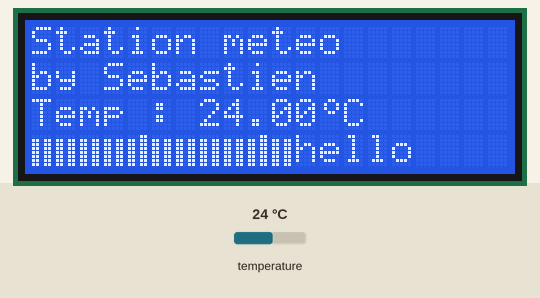
Simulated run of this sketch. Board: Arduino Uno, built with avr-gcc and run on an emulated ATmega328P. Parts: 20×4 character LCD. The inputs (shaded band) are chosen by the test bench; at power-on: temperature 24 °C. What the sketch prints to the serial monitor is not drawn.

Above: at 1.2 s.
1.3 s: temperature set to 12 °C
At 3.1 s:
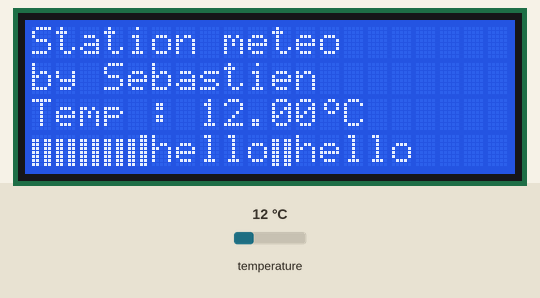
3.9 s: temperature set to 19 °C
At 6.0 s:
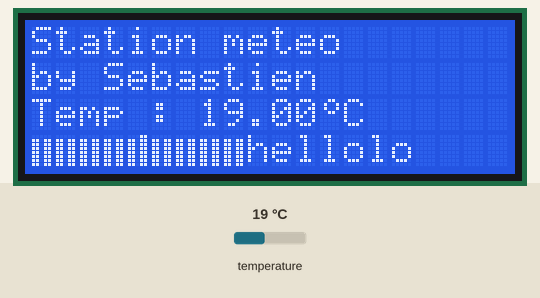
6.5 s: temperature set to 28 °C
At 8.4 s:
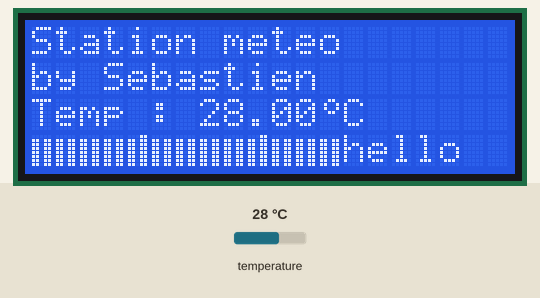
9.1 s: temperature set to 33 °C
At 11.4 s:
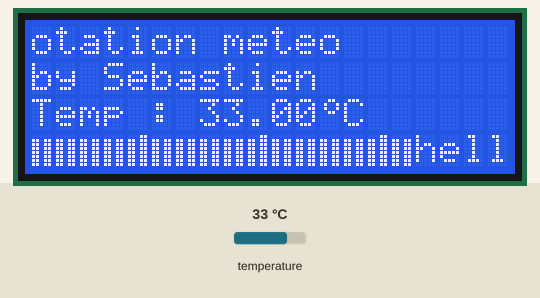
11.7 s: temperature set to 41 °C
At 13.4 s:
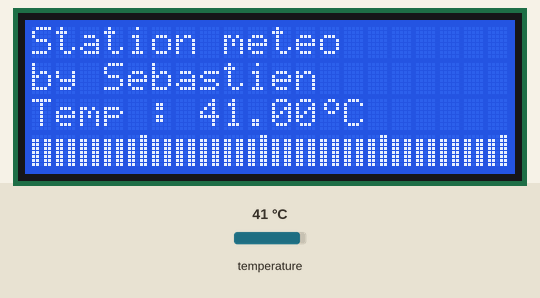
14.3 s: temperature set to 0 °C
At 16.1 s:
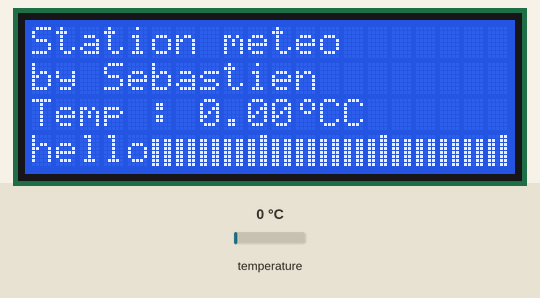
Timing chart, 0 to 17.6 s (numbered marks = the images above; inputs shaded):
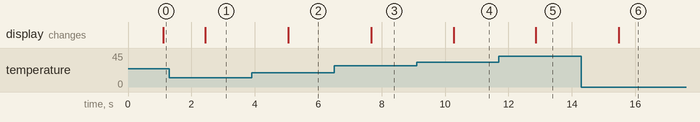

The sketch:

station_meteo_LCD_v2.ino
```cpp
char foo;
/*------------------------------------------------------------------
-------------------------------------------------------------------*/

#ifndef Arduino_h
	#include <Arduino.h>
#endif


#include <SoftwareSerial.h>
#include <LiquidCrystal.h>
#include <OneWire.h>
#include <math.h>

// initialize the library with the numbers of the interface pins
LiquidCrystal lcd(12, 11, 5, 4, 3, 2);
OneWire  ds(10);  // on pin 10


//CUSTOM LCD CHARACTERS
   uint8_t custom_0[8] = { 0x00, 0x00, 0x00, 0x00, 0x00, 0x00, 0x00, 0x00}; //blank
   uint8_t custom_1[8] = { 0x00, 0x16, 0x11, 0x11, 0x11, 0x11, 0x11, 0x11}; //1line
   uint8_t custom_2[8] = { 0x00, 0x18, 0x18, 0x18, 0x18, 0x18, 0x18, 0x18}; //5line
   uint8_t custom_3[8] = { 0x00, 0x1A, 0x1A, 0x1A, 0x1A, 0x1A, 0x1A, 0x1A}; //6line
   uint8_t custom_4[8] = { 0x00, 0x1B, 0x1B, 0x1B, 0x1B, 0x1B, 0x1B, 0x1B}; //4line
   uint8_t custom_5[8] = { 0x03, 0x1B, 0x1B, 0x1B, 0x1B, 0x1B, 0x1B, 0x1B}; //7line redundant.
   uint8_t custom_6[8] = { 0x06, 0x09, 0x09, 0x06, 0x00, 0x00, 0x00, 0x00}; // degree
   uint8_t custom_7[8] = { 0x03, 0x1B, 0x1B, 0x1B, 0x1B, 0x1B, 0x1B, 0x1B}; // 2 full


void setup(){

  lcd.begin(20, 4);
  Serial.begin(9600);
  lcd.createChar(1, custom_1);
//  lcd.createChar(2, custom_2);
  lcd.createChar(3, custom_3);
  lcd.createChar(4, custom_4);
  lcd.createChar(5, custom_5);
  lcd.createChar(6, custom_6);
  lcd.createChar(7, custom_7);
  lcd.createChar(8, custom_0);
}


void loop(){
    byte i;
  byte present = 0;
  byte type_s;
  byte data[12];
  byte addr[8];
  float celsius;
  int nbCelsius;

  if ( !ds.search(addr)) {
    Serial.println("No more addresses.");
    Serial.println();
    ds.reset_search();
    delay(250);
    return;
  }

  Serial.print("ROM =");
  for( i = 0; i < 8; i++) {
    Serial.write(' ');
    Serial.print(addr[i], HEX);
  }

  if (OneWire::crc8(addr, 7) != addr[7]) {
      Serial.println("CRC is not valid!");
      return;
  }
  Serial.println();

  // the first ROM byte indicates which chip
  switch (addr[0]) {
    case 0x10:
      Serial.println("  Chip = DS18S20");  // or old DS1820
      type_s = 1;
      break;
    case 0x28:
      Serial.println("  Chip = DS18B20");
      type_s = 0;
      break;
    case 0x22:
      Serial.println("  Chip = DS1822");
      type_s = 0;
      break;
    default:
      Serial.println("Device is not a DS18x20 family device.");
      return;
  }

  ds.reset();
  ds.select(addr);
  ds.write(0x44,1);         // start conversion, with parasite power on at the end

  delay(1000);     // maybe 750ms is enough, maybe not
  // we might do a ds.depower() here, but the reset will take care of it.

  present = ds.reset();
  ds.select(addr);
  ds.write(0xBE);         // Read Scratchpad

//  Serial.print("  Data = ");
//  Serial.print(present,HEX);
//  Serial.print(" ");
  for ( i = 0; i < 9; i++) {           // we need 9 bytes
    data[i] = ds.read();
//    Serial.print(data[i], HEX);
    Serial.print(" ");
  }
//  Serial.print(" CRC=");
//  Serial.print(OneWire::crc8(data, 8), HEX);
  Serial.println();

  // convert the data to actual temperature

  int raw = (data[1] << 8) | data[0];
  if (type_s) {
    raw = raw << 3; // 9 bit resolution default
    if (data[7] == 0x10) {
      // count remain gives full 12 bit resolution
      raw = (raw & 0xFFF0) + 12 - data[6];
    }
  } else {
    byte cfg = (data[4] & 0x60);
    if (cfg == 0x00) raw = raw << 3;  // 9 bit resolution, 93.75 ms
    else if (cfg == 0x20) raw = raw << 2; // 10 bit res, 187.5 ms
    else if (cfg == 0x40) raw = raw << 1; // 11 bit res, 375 ms
    // default is 12 bit resolution, 750 ms conversion time
  }
  celsius = (float)raw / 16.0;

//  fahrenheit = celsius * 1.8 + 32.0;
//  Serial.print("  Temperature = ");
//  Serial.print(celsius);
//  Serial.print(" C° ");
//  Serial.print(deg);
//  Serial.print(fahrenheit);
//  Serial.println(" Fahrenheit");


  lcd.setCursor(0,0);
  lcd.print("Station meteo");
  lcd.setCursor(0,1);
  lcd.print("by Sebastien");
  lcd.setCursor(0,2);
  lcd.print("Temp : ");
  lcd.print(celsius);
  lcd.write(6);
  lcd.print("C");

/* ===============
  Progress bar
  ================ */

  nbCelsius = (int)round(celsius * 10); // partie entiere de la temperature arondie au dixième
  lcd.setCursor(0,3); // on se place à la ligne de la "progress bar"

/* boucle pour l'affichage de la progress bar*/

  for (int i = 0; i < 20; i++){
    if (nbCelsius > 20){   // 20 dixième = 2°C
      if (i == 4 || i == 9 || i == 14 || i == 19){   // si 10, 20, 30 afficher un trait long
        lcd.write(5);
      }
      else {
        lcd.write(4);
      }
      nbCelsius = nbCelsius - 20;
    }
    else{
            // lcd.print(nbCelsius);
      // creation du symbole à afficher
      uint8_t custom_2[8] = { 0x00, 0x00, 0x00, 0x00, 0x00, 0x00, 0x00, 0x00};

      if ((nbCelsius = 20) && (i == 4 || i == 9 || i == 14 || i == 19)) {      //  cas unique ou themp == 10,20,30,40°C
         uint8_t custom_5[8] = { 0x03, 0x1B, 0x1B, 0x1B, 0x1B, 0x1B, 0x1B, 0x1B};
      }
      else {

        if (nbCelsius > 10){
          for (int j = 1; j < 8; j++){
            custom_2[j] = custom_2[j] + 24;
          }

          if (nbCelsius > 15){
            for (int k = 1; k < 8; k++){
              custom_2[k] = custom_2[k]+2;
            }
          }
        }

      for (int j = 1; j < 8; j++){
           custom_2[j] = 0x1A;
          }
                lcd.print("hello");
      lcd.createChar(2, custom_2);
      lcd.write(2);
      nbCelsius = 0;

//      switch (nbCelsius) {
//        case 2:
//          if (i == 4 || i == 9 || i == 14 || i == 19){   // si 10, 20, 30 afficher un trait long
//            lcd.write(5);
//          } else {
//            lcd.write(4);
//          }
//          nbCelsius = 0;
//          break;
//        case 1:
//          lcd.write(2);
//          nbCelsius = 0;
//          break;
//        default:
          lcd.write(8);
        //}
    }
    }
  }

}
```

Measured:
- after the input at 1.3 s, the display: changes after 1.1 s (image 1)
- after the input at 3.9 s, the display: changes after 1.2 s (image 2)
- after the input at 6.5 s, the display: changes after 1.2 s (image 3)
- after the input at 9.1 s, the display: changes after 1.2 s (image 4)
- after the input at 11.7 s, the display: changes after 1.2 s (image 5)
- after the input at 14.3 s, the display: changes after 1.2 s (image 6)
